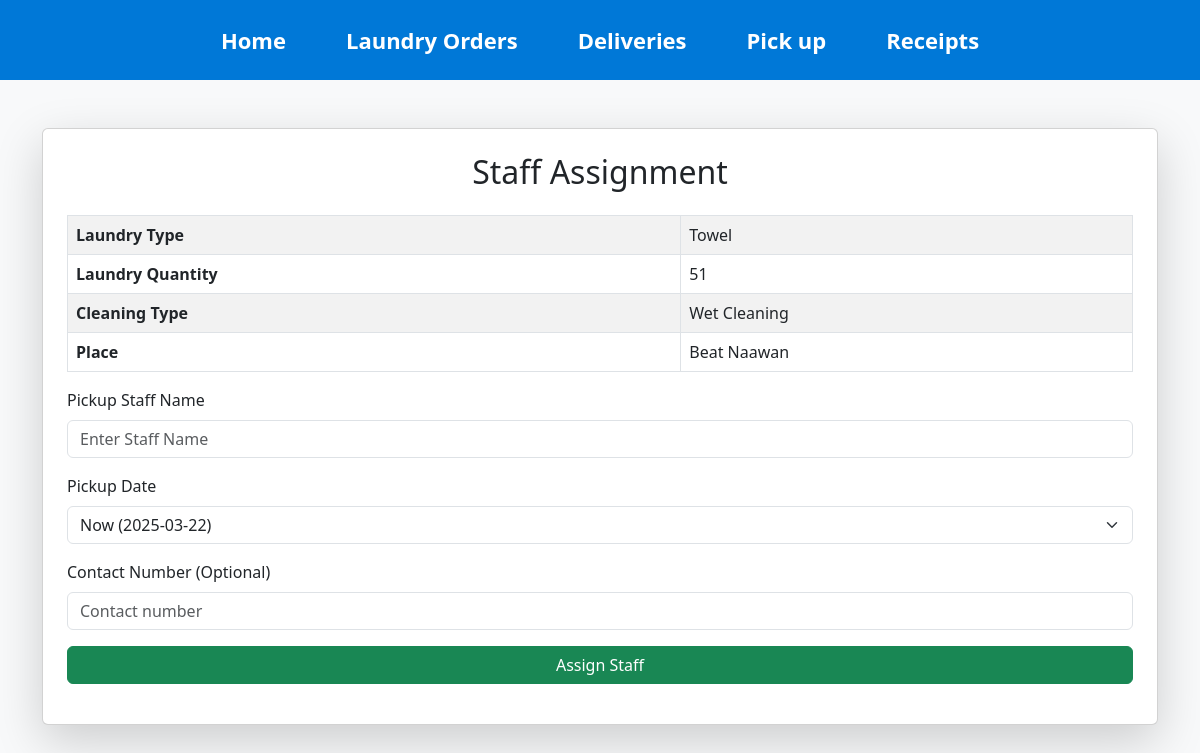
Page /Assign_pickup_staff.php?Order_ID=93 (signed in) on the committed database.
### tables this page shows
CREATE TABLE `Orders` (
  `Order_ID` int(11) NOT NULL AUTO_INCREMENT,
  `Order_date` date NOT NULL,
  `Laundry_type` varchar(40) NOT NULL,
  `Laundry_quantity` varchar(40) NOT NULL,
  `Cleaning_type` varchar(40) NOT NULL,
  `Place` varchar(40) NOT NULL,
  `Priority_number` varchar(40) NOT NULL,
  `Status` varchar(250) DEFAULT NULL,
  `User_ID` int(11) NOT NULL,
  PRIMARY KEY (`Order_ID`),
  KEY `Users_Orders` (`User_ID`),
  CONSTRAINT `Users_Orders` FOREIGN KEY (`User_ID`) REFERENCES `Users` (`User_ID`)
);

### htdocs/Assign_pickup_staff.php (the view, shortened to what this page needs)
<?php
include 'db_connect.php';
include 'Menu2.php';
$today = date('Y-m-d');
if(isset($_GET['Order_ID'])) {
    $Order_id = trim($_GET['Order_ID']);
    $sql = "SELECT Order_date, Laundry_type, Laundry_quantity, Cleaning_type, Place, Priority_number, Status
            FROM `Orders` WHERE Order_ID = ?";
    $stmt = mysqli_prepare($conn, $sql);
    mysqli_stmt_bind_param($stmt, "i", $Order_id);
    mysqli_stmt_execute($stmt);
    $result = mysqli_stmt_get_result($stmt);
    if ($result && mysqli_num_rows($result) > 0) {
        $Order = mysqli_fetch_assoc($result);
    } else {
        echo "<script>alert('Order not found.'); window.location.href='Orders2.php';</script>";
        exit();
    }
} else {
    echo "<script>alert('Order ID not provided.'); window.location.href='Orders2.php';</script>";
    exit();
}
?>
<!DOCTYPE html>
<html lang="en">
<head>
    <link rel="stylesheet" href="https://cdn.jsdelivr.net/npm/bootstrap@5.3.0/dist/css/bootstrap.min.css">
</head>
<body class="bg-light">
    <div class="container mt-5">
        <div class="card shadow-lg p-4">
            <h2 class="text-center mb-4">Staff Assignment</h2>
            <table class="table table-bordered table-striped">
                <tbody>
                    <tr>
                        <th>Laundry Type</th>
                        <td><?php echo htmlspecialchars($Order['Laundry_type']); ?></td>
                    </tr>
                    <tr>
                        <th>Laundry Quantity</th>
                        <td><?php echo htmlspecialchars($Order['Laundry_quantity']); ?></td>
                    </tr>
                    <tr>
                        <th>Cleaning Type</th>
                        <td><?php echo htmlspecialchars($Order['Cleaning_type']); ?></td>
                    </tr>
                    <tr>
                        <th>Place</th>
                        <td><?php echo htmlspecialchars($Order['Place']); ?></td>
                    </tr>
                </tbody>
            </table>
            <form action="" method="post">
                <div class="mb-3">
                    <label for="Staff" class="form-label">Pickup Staff Name</label>
                    <input name="Staff" type="text" class="form-control" placeholder="Enter Staff Name" required>
                </div>
                <div class="mb-3">
                    <label for="Pickup_Date" class="form-label">Pickup Date</label>
                    <select name="Pickup_Date" class="form-select" required>
                        <option value="<?php echo $today; ?>">Now (<?php echo $today; ?>)</option>
                    </select>
                </div>
                <div class="mb-3">
                    <label for="Contact" class="form-label">Contact Number (Optional)</label>
                    <input name="Contact" type="text" class="form-control" placeholder="Contact number" maxlength="11" pattern="\d{11}"
                           title="Contact number must be exactly 11 digits" oninput="this.value = this.value.replace(/\D/, '')">
                </div>
                <div class="d-grid">
                    <button type="submit" name="Assign_staff" class="btn btn-success">Assign Staff</button>
                </div>
            </form>
        </div>
    </div>
</body>
</html>

### htdocs/Menu2.php (style rules this page uses)
body { font-family: 'Segoe UI', Tahoma, Geneva, Verdana, sans-serif; margin: 0; padding: 0; }

### rows in the picture
orders: Laundry_type "Towel", Laundry_quantity "51", Cleaning_type "Wet Cleaning", Place "Beat Naawan"
